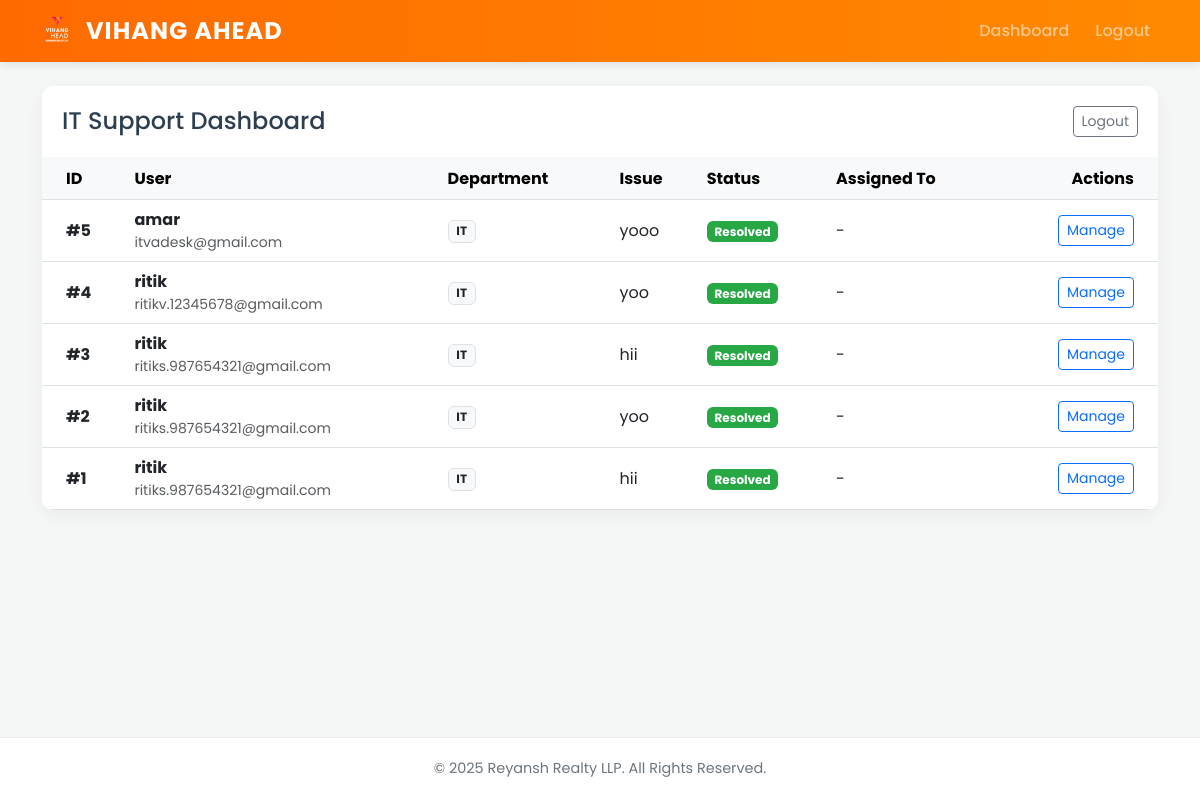
Page /admin/ (signed in) on the committed database.
### app/models.py (models this page shows)
class Ticket(db.Model):
    __tablename__ = "tickets"
    id = db.Column(db.Integer, primary_key=True)
    user_name = db.Column(db.String(150), nullable=False)
    email = db.Column(db.String(120), nullable=False)
    department = db.Column(db.String(100))
    issue = db.Column(db.Text, nullable=False)
    status = db.Column(db.Enum("Pending","In Progress","Resolved", name="ticket_status"), default="Pending", nullable=False)
    created_at = db.Column(db.DateTime, default=datetime.utcnow)
    assigned_to = db.Column(db.String(150), nullable=True)  # admin name who assigned

### app/admin.py (the view)
@admin_bp.route("/")
@login_required
@admin_only
def dashboard():
    tickets = Ticket.query.order_by(Ticket.created_at.desc()).all()
    return render_template("admin_dashboard.html", tickets=tickets)

### app/admin.py (called while the page is built)
def admin_only(fn):
    from functools import wraps
    from flask import abort
    @wraps(fn)
    def wrapper(*args, **kwargs):
        if not current_user.is_authenticated or current_user.role != "admin":
            abort(403)
        return fn(*args, **kwargs)
    return wrapper

### app/models.py (called while the page is built)
@login_manager.user_loader
def load_user(user_id):
    return User.query.get(int(user_id))

### app/templates/admin_dashboard.html
{% extends "base.html" %}
{% block content %}
<div class="row">
    <div class="col-12">
        <div class="card card-custom">
            <div class="card-header-custom d-flex justify-content-between align-items-center">
                <h4 class="mb-0">IT Support Dashboard</h4>
                <a href="{{ url_for('auth.logout') }}" class="btn btn-outline-secondary btn-sm">Logout</a>
            </div>
            <div class="card-body p-0">
                <div class="table-responsive">
                    <table class="table table-hover mb-0 align-middle">
                        <thead class="table-light">
                            <tr>
                                <th class="ps-4">ID</th>
                                <th>User</th>
                                <th>Department</th>
                                <th>Issue</th>
                                <th>Status</th>
                                <th>Assigned To</th>
                                <th class="text-end pe-4">Actions</th>
                            </tr>
                        </thead>
                        <tbody>
                            {% for ticket in tickets %}
                            <tr>
                                <td class="ps-4 fw-bold">#{{ ticket.id }}</td>
                                <td>
                                    <div class="fw-bold">{{ ticket.user_name }}</div>
                                    <div class="small text-muted">{{ ticket.email }}</div>
                                </td>
                                <td><span class="badge bg-light text-dark border">{{ ticket.department }}</span></td>
                                <td style="max-width: 300px;">
                                    <div class="text-truncate" style="max-width: 280px;" title="{{ ticket.issue }}">
                                        {{ ticket.issue }}
                                    </div>
                                </td>
                                <td>
                                    {% if ticket.status == 'Pending' %}
                                    <span class="badge badge-status-pending">Pending</span>
                                    {% elif ticket.status == 'In Progress' %}
                                    <span class="badge badge-status-inprogress">In Progress</span>
                                    {% elif ticket.status == 'Resolved' %}
                                    <span class="badge badge-status-resolved">Resolved</span>
                                    {% else %}
                                    <span class="badge badge-status-closed">Closed</span>
                                    {% endif %}
                                </td>
                                <td>{{ ticket.assigned_to or "-" }}</td>
                                <td class="text-end pe-4">
                                    <a href="{{ url_for('admin.ticket_detail', ticket_id=ticket.id) }}"
                                        class="btn btn-sm btn-outline-primary">Manage</a>
                                </td>
                            </tr>
                            {% else %}
                            <tr>
                                <td colspan="7" class="text-center py-5 text-muted">No tickets found.</td>
                            </tr>
                            {% endfor %}
                        </tbody>
                    </table>
                </div>
            </div>
        </div>
    </div>
</div>
{% endblock %}

### app/templates/base.html (shortened to what this page needs)
<!DOCTYPE html>
<html lang="en">
<head>
  <link href="https://cdn.jsdelivr.net/npm/bootstrap@5.3.0/dist/css/bootstrap.min.css" rel="stylesheet">
  <link rel="stylesheet" href="{{ url_for('static', filename='css/style.css') }}">
</head>
<body>
  <nav class="navbar navbar-expand-lg navbar-dark navbar-custom">
    <div class="container">
      <a class="navbar-brand" href="/">
        <img src="{{ url_for('static', filename='images/logo.webp') }}" alt="Logo" height="30"
          class="d-inline-block align-text-top me-2">
        VIHANG AHEAD
      </a>
      <div class="collapse navbar-collapse" id="navbarNav">
        <ul class="navbar-nav ms-auto">
          {% if current_user.is_authenticated %}
          {% if current_user.role == 'admin' %}
          <li class="nav-item"><a class="nav-link" href="{{ url_for('admin.dashboard') }}">Dashboard</a></li>
          {% else %}
          <li class="nav-item"><a class="nav-link" href="{{ url_for('main.user_dashboard') }}">My Tickets</a></li>
          {% endif %}
          <li class="nav-item"><a class="nav-link" href="{{ url_for('auth.logout') }}">Logout</a></li>
          {% else %}
          <li class="nav-item"><a class="nav-link" href="{{ url_for('auth.login') }}">Login</a></li>
          {% endif %}
        </ul>
      </div>
    </div>
  </nav>
  <div class="container my-4">
    {% block content %}{% endblock %}
  </div>
  <footer class="footer text-center">
    <div class="container">
      <p class="mb-0">© 2025 Reyansh Realty LLP. All Rights Reserved.</p>
    </div>
  </footer>
</body>
</html>

### app/static/css/style.css (style rules this page uses)
:root { --primary: #ff6a00; --primary-dark: #e65c00; --secondary: #2c3e50; --light: #f8f9fa; --dark: #212529; --text-muted: #6c757d; }
body { font-family: 'Poppins', sans-serif; background-color: #f4f7f6; min-height: 100vh; display: flex; flex-direction: column; }
.navbar-custom { background: linear-gradient(90deg, #ff6a00, #ff8a00); box-shadow: 0 2px 10px rgba(0,0,0,0.1); }
.navbar-brand { font-weight: 700; font-size: 1.5rem; letter-spacing: 1px; }
.nav-link { font-weight: 500; margin-left: 10px; }
.card-custom { border: none; border-radius: 12px; box-shadow: 0 5px 20px rgba(0,0,0,0.05); background: white; overflow: hidden; transition: transform 0.2s; }
.card-header-custom { background-color: white; border-bottom: 2px solid var(--light); padding: 20px; font-weight: 600; color: var(--secondary); }
.footer { margin-top: auto; background-color: white; padding: 20px 0; border-top: 1px solid #eee; color: var(--text-muted); font-size: 0.9rem; }
.badge-status-resolved { background-color: #28a745; }

### rows in the picture
Ticket: id "5", user_name "amar", email "itvadesk@gmail.com", department "IT", issue "yooo", status "Resolved", assigned_to "-"
Ticket: id "4", user_name "ritik", email "ritikv.12345678@gmail.com", department "IT", issue "yoo", status "Resolved", assigned_to "-"
Ticket: id "3", user_name "ritik", email "ritiks.987654321@gmail.com", department "IT", issue "hii", status "Resolved", assigned_to "-"
Ticket: id "2", user_name "ritik", email "ritiks.987654321@gmail.com", department "IT", issue "yoo", status "Resolved", assigned_to "-"
Ticket: id "1", user_name "ritik", email "ritiks.987654321@gmail.com", department "IT", issue "hii", status "Resolved", assigned_to "-"
